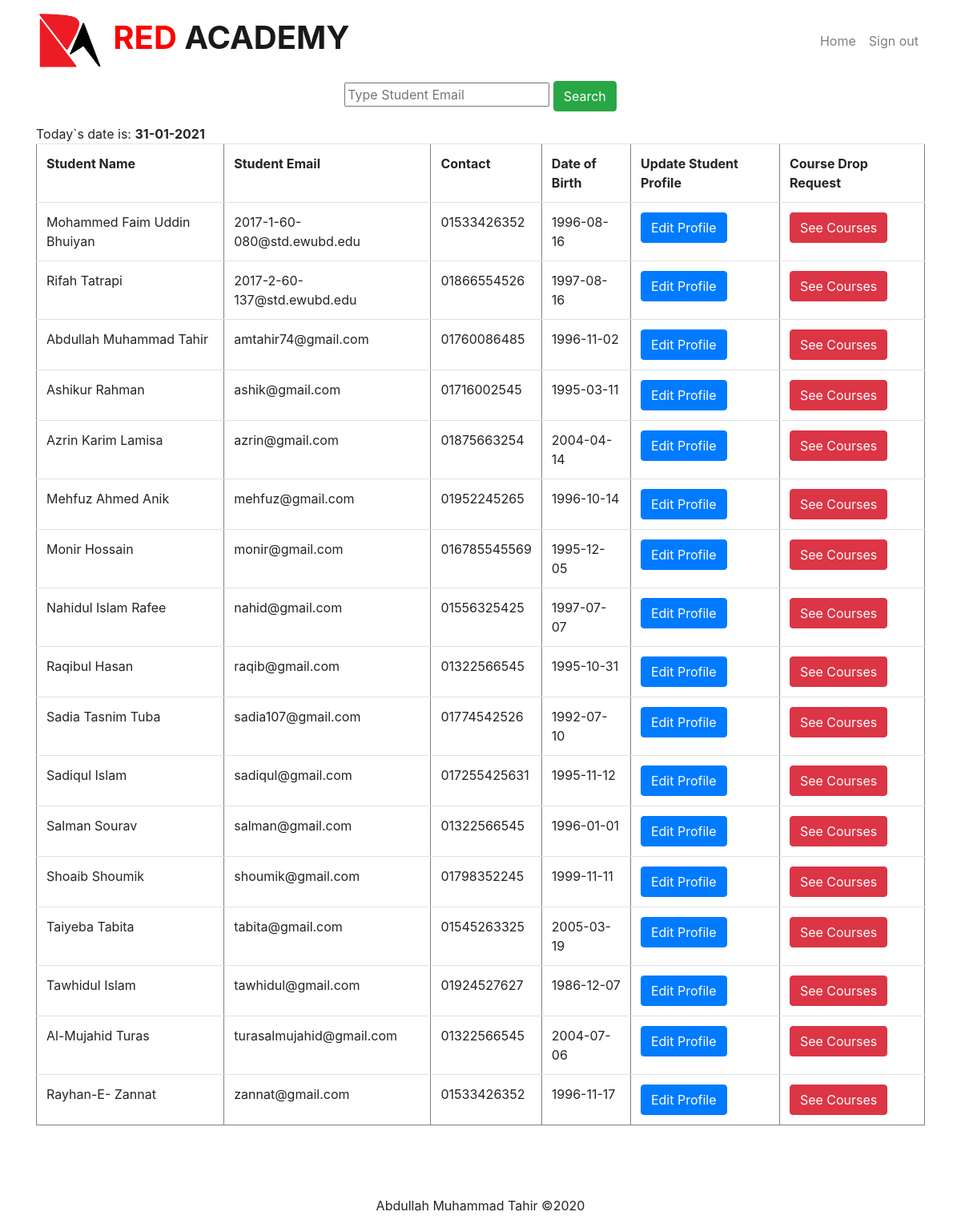
Screenshot of /man_std.php (signed in) with the database file from the repository.
### tables this page shows
CREATE TABLE `users` (
  `fname` text NOT NULL,
  `lname` text NOT NULL,
  `email` varchar(50) NOT NULL,
  `password` text NOT NULL,
  `dob` date NOT NULL,
  `interest` text NOT NULL,
  `contact` text NOT NULL
);

### man_std.php (the view, shortened to what this page needs)
<!DOCTYPE html>
<html lang="en" dir="ltr">
  <head>
    <link rel="stylesheet" href="css/bootstrap.min.css">
    <link rel="stylesheet" href="css/custom.css">
  </head>
  <body>
    <nav class="navbar navbar-expand-lg navbar-light">
      <div class="container">
        <a class="navbar-brand" href="admin_homepage.php">
          <img src="photos/logo.png" height="75" class="d-inline-block" alt="Business"> <b><font color="red"> RED </font> ACADEMY </b>
        </a>
         <div class="collapse navbar-collapse" id="navbarSupportedContent">
           <ul class="navbar-nav ml-auto">
             <li class="nav-item">
               <a class="nav-link" href="admin_homepage.php">Home</a>
             </li>
             <li class="nav-item">
               <a class="nav-link" href="sign_out.php">Sign out</a>
             </li>
           </ul>
         </div>
     </div>
   </nav>
   <div class="container">
     <div class="middle">
       <form class="form-group" action="search_std.php" method="POST">
         <input type="email" name="stdemail" placeholder="Type Student Email">
         <input type="submit" class="btn btn-success" value="Search">
       </form>
     </div>
   </div>
    <div class="container">
      <?php
      $connection=mysqli_connect('localhost','root','','red_academy');
      $show_date=date('d-m-Y');
      echo 'Today`s date is: <b>'.$show_date.'</b>';
      $query="select * from users";
      $result=mysqli_query($connection,$query);
          if($result)
          {
            if(mysqli_num_rows($result)>0){
                            echo '<table class="table" border="1">
                                <tr>
                                    <th>
                                        Student Name
                                    </th>
                                    <th>
                                        Student Email
                                    </th>
                                    <th>
                                        Contact
                                    </th>
                                    <th>
                                        Date of Birth
                                    </th>
                                    <th>
                                        Update Student Profile
                                    </th>
                                    <th>
                                        Course Drop Request
                                    </th>
                                </tr>
                                ';
              while($ans=mysqli_fetch_array($result))
              {
                                echo "<tr>";
                                            $stdemail=$ans['email'];
                                            echo "<td>". $ans['fname']." ".$ans['lname']."</td>";
                                            echo "<td>".$ans['email']."</td>";
                                            echo "<td>".$ans['contact']."</td>";
                                            echo "<td>".$ans['dob']."</td>";
                                            echo '<td>';
                                            echo'<form method="POST" action="edit_profile_student.php">
                                            <input type="hidden" name="stdemail" value="'.$stdemail.'">
                                            <input type="submit" value="Edit Profile" class="btn btn-primary">
                                            </form>';
                                            echo'</td>';
                                            echo '<td>';
                                            echo'<form method="POST" action="admin_student_drop_course.php">
                                            <input type="hidden" name="stdemail" value="'.$stdemail.'">
                                            <input type="submit" value="See Courses" class="btn btn-danger">
                                            </form>';
                                            echo'</td>';
                                echo "</tr>";
                 }
                          echo "</table>";
              }
          }
         else
         {
              echo "Nothing to show Here <br>";
            }
       ?>
    </div>
    <br><br><br>
  </body>
  <footer>
    <div class="container">
      <div class="middle">
        <p>Abdullah Muhammad Tahir &copy;2020</p>
      </div>
    </div>
  </footer>
  </html>

### css/custom.css (style rules this page uses)
div.middle { text-align: center; }
.navbar-light .navbar-brand { font-size: 40px; }

### rows the page displays
users: fname "Mohammed Faim", lname "Uddin Bhuiyan", email "2017-1-60-080@std.ewubd.edu", contact "01533426352", dob "1996-08-16"
users: fname "Rifah", lname "Tatrapi", email "2017-2-60-137@std.ewubd.edu", contact "01866554526", dob "1997-08-16"
users: fname "Abdullah", lname "Muhammad Tahir", email "amtahir74@gmail.com", contact "01760086485", dob "1996-11-02"
users: fname "Ashikur", lname "Rahman", email "ashik@gmail.com", contact "01716002545", dob "1995-03-11"
users: fname "Azrin", lname "Karim Lamisa", email "azrin@gmail.com", contact "01875663254", dob "2004-04-14"
users: fname "Mehfuz", lname "Ahmed Anik", email "mehfuz@gmail.com", contact "01952245265", dob "1996-10-14"
users: fname "Monir", lname "Hossain", email "monir@gmail.com", contact "016785545569", dob "1995-12-05"
users: fname "Nahidul", lname "Islam Rafee", email "nahid@gmail.com", contact "01556325425", dob "1997-07-07"
users: fname "Raqibul", lname "Hasan", email "raqib@gmail.com", contact "01322566545", dob "1995-10-31"
users: fname "Sadia", lname "Tasnim Tuba", email "sadia107@gmail.com", contact "01774542526", dob "1992-07-10"
users: fname "Sadiqul", lname "Islam", email "sadiqul@gmail.com", contact "017255425631", dob "1995-11-12"
users: fname "Salman", lname "Sourav", email "salman@gmail.com", contact "01322566545", dob "1996-01-01"
users: fname "Shoaib", lname "Shoumik", email "shoumik@gmail.com", contact "01798352245", dob "1999-11-11"
users: fname "Taiyeba", lname "Tabita", email "tabita@gmail.com", contact "01545263325", dob "2005-03-19"
users: fname "Tawhidul", lname "Islam", email "tawhidul@gmail.com", contact "01924527627", dob "1986-12-07"
users: fname "Al-Mujahid", lname "Turas", email "turasalmujahid@gmail.com", contact "01322566545", dob "2004-07-06"
users: fname "Rayhan-E-", lname "Zannat", email "zannat@gmail.com", contact "01533426352", dob "1996-11-17"
